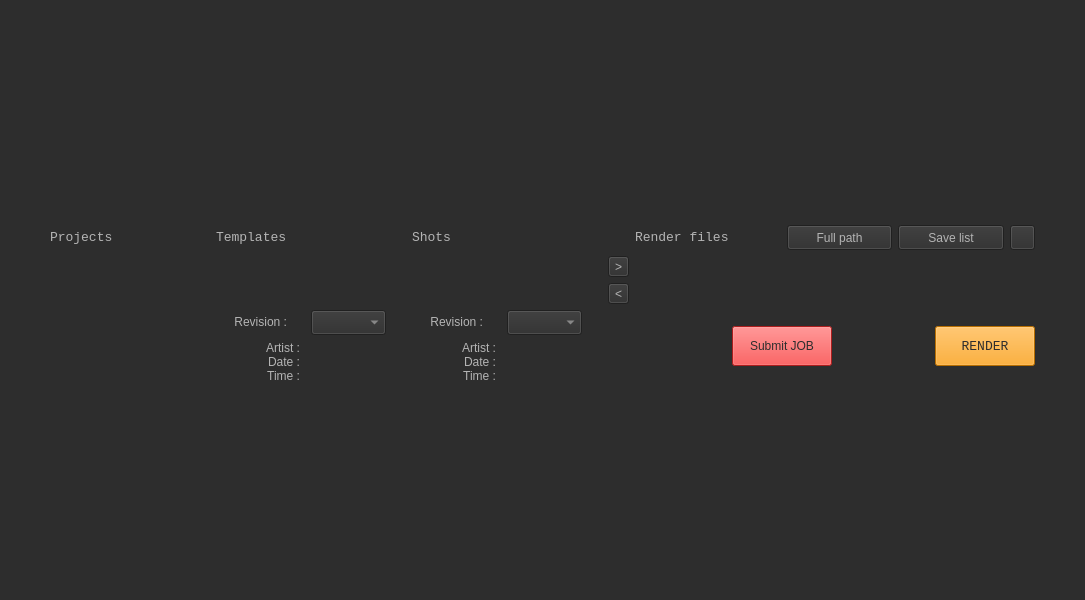
<?xml version="1.0" encoding="UTF-8"?>
<ui version="4.0">
 <class>BlackPepper</class>
 <widget class="QMainWindow" name="BlackPepper">
  <property name="geometry">
   <rect>
    <x>0</x>
    <y>0</y>
    <width>1085</width>
    <height>600</height>
   </rect>
  </property>
  <property name="sizePolicy">
   <sizepolicy hsizetype="Fixed" vsizetype="Fixed">
    <horstretch>0</horstretch>
    <verstretch>0</verstretch>
   </sizepolicy>
  </property>
  <property name="mouseTracking">
   <bool>true</bool>
  </property>
  <property name="windowTitle">
   <string>MainWindow</string>
  </property>
  <property name="styleSheet">
   <string notr="true">background-color: rgb(45, 45, 45);
selection-background-color: rgb(45, 180, 198);
font: 10pt&quot;Courier New&quot;;
color: rgb(180, 180, 180);
</string>
  </property>
  <property name="tabShape">
   <enum>QTabWidget::Rounded</enum>
  </property>
  <widget class="QWidget" name="centralwidget">
   <property name="minimumSize">
    <size>
     <width>1050</width>
     <height>550</height>
    </size>
   </property>
   <layout class="QGridLayout" name="gridLayout">
    <property name="leftMargin">
     <number>50</number>
    </property>
    <property name="topMargin">
     <number>30</number>
    </property>
    <property name="rightMargin">
     <number>50</number>
    </property>
    <property name="bottomMargin">
     <number>30</number>
    </property>
    <item row="0" column="0">
     <layout class="QVBoxLayout" name="verticalLayout">
      <item>
       <layout class="QVBoxLayout" name="verticalLayout_5">
        <item>
         <layout class="QGridLayout" name="gridLayout_3">
          <item row="1" column="1">
           <widget class="QLabel" name="label_12">
            <property name="minimumSize">
             <size>
              <width>160</width>
              <height>0</height>
             </size>
            </property>
            <property name="font">
             <font>
              <family>Courier New</family>
              <pointsize>10</pointsize>
              <weight>50</weight>
              <italic>false</italic>
              <bold>false</bold>
             </font>
            </property>
            <property name="text">
             <string>Templates</string>
            </property>
           </widget>
          </item>
          <item row="2" column="3">
           <layout class="QVBoxLayout" name="verticalLayout_6">
            <property name="sizeConstraint">
             <enum>QLayout::SetMinimumSize</enum>
            </property>
            <item>
             <widget class="QToolButton" name="append_btn">
              <property name="text">
               <string>&gt;</string>
              </property>
             </widget>
            </item>
            <item>
             <widget class="QToolButton" name="del_btn">
              <property name="text">
               <string>&lt;</string>
              </property>
             </widget>
            </item>
           </layout>
          </item>
          <item row="1" column="0">
           <widget class="QLabel" name="label_8">
            <property name="minimumSize">
             <size>
              <width>160</width>
              <height>0</height>
             </size>
            </property>
            <property name="font">
             <font>
              <family>Courier New</family>
              <pointsize>10</pointsize>
              <weight>50</weight>
              <italic>false</italic>
              <bold>false</bold>
             </font>
            </property>
            <property name="text">
             <string>Projects</string>
            </property>
           </widget>
          </item>
          <item row="1" column="5">
           <layout class="QHBoxLayout" name="horizontalLayout_3">
            <item>
             <widget class="QLabel" name="label_10">
              <property name="font">
               <font>
                <family>Courier New</family>
                <pointsize>10</pointsize>
                <weight>50</weight>
                <italic>false</italic>
                <bold>false</bold>
               </font>
              </property>
              <property name="text">
               <string>Render files</string>
              </property>
             </widget>
            </item>
            <item>
             <spacer name="horizontalSpacer_5">
              <property name="orientation">
               <enum>Qt::Horizontal</enum>
              </property>
              <property name="sizeType">
               <enum>QSizePolicy::Fixed</enum>
              </property>
              <property name="sizeHint" stdset="0">
               <size>
                <width>40</width>
                <height>20</height>
               </size>
              </property>
             </spacer>
            </item>
            <item>
             <widget class="QPushButton" name="path_btn">
              <property name="minimumSize">
               <size>
                <width>0</width>
                <height>25</height>
               </size>
              </property>
              <property name="maximumSize">
               <size>
                <width>16777215</width>
                <height>25</height>
               </size>
              </property>
              <property name="text">
               <string>Full path</string>
              </property>
             </widget>
            </item>
            <item>
             <widget class="QPushButton" name="save_btn">
              <property name="minimumSize">
               <size>
                <width>0</width>
                <height>25</height>
               </size>
              </property>
              <property name="maximumSize">
               <size>
                <width>16777215</width>
                <height>25</height>
               </size>
              </property>
              <property name="text">
               <string>Save list</string>
              </property>
             </widget>
            </item>
            <item>
             <widget class="QPushButton" name="reset_btn">
              <property name="sizePolicy">
               <sizepolicy hsizetype="Fixed" vsizetype="Fixed">
                <horstretch>0</horstretch>
                <verstretch>0</verstretch>
               </sizepolicy>
              </property>
              <property name="minimumSize">
               <size>
                <width>25</width>
                <height>25</height>
               </size>
              </property>
              <property name="maximumSize">
               <size>
                <width>25</width>
                <height>25</height>
               </size>
              </property>
              <property name="font">
               <font>
                <family>Courier New</family>
                <pointsize>10</pointsize>
                <weight>50</weight>
                <italic>false</italic>
                <bold>false</bold>
               </font>
              </property>
              <property name="statusTip">
               <string/>
              </property>
              <property name="styleSheet">
               <string notr="true"/>
              </property>
              <property name="text">
               <string/>
              </property>
              <property name="icon">
               <iconset>
                <normaloff>../icon/clear-19.png</normaloff>../icon/clear-19.png</iconset>
              </property>
              <property name="iconSize">
               <size>
                <width>16</width>
                <height>16</height>
               </size>
              </property>
             </widget>
            </item>
           </layout>
          </item>
          <item row="3" column="2">
           <layout class="QHBoxLayout" name="horizontalLayout_7">
            <item>
             <layout class="QVBoxLayout" name="verticalLayout_17">
              <item>
               <layout class="QHBoxLayout" name="horizontalLayout_6">
                <item>
                 <widget class="QLabel" name="label_2">
                  <property name="sizePolicy">
                   <sizepolicy hsizetype="Fixed" vsizetype="Fixed">
                    <horstretch>0</horstretch>
                    <verstretch>0</verstretch>
                   </sizepolicy>
                  </property>
                  <property name="minimumSize">
                   <size>
                    <width>30</width>
                    <height>0</height>
                   </size>
                  </property>
                  <property name="sizeIncrement">
                   <size>
                    <width>0</width>
                    <height>0</height>
                   </size>
                  </property>
                  <property name="baseSize">
                   <size>
                    <width>30</width>
                    <height>0</height>
                   </size>
                  </property>
                  <property name="text">
                   <string>Revision :</string>
                  </property>
                  <property name="alignment">
                   <set>Qt::AlignRight|Qt::AlignTrailing|Qt::AlignVCenter</set>
                  </property>
                 </widget>
                </item>
                <item>
                 <widget class="QComboBox" name="shot_rev_cbox">
                  <property name="sizePolicy">
                   <sizepolicy hsizetype="Fixed" vsizetype="Fixed">
                    <horstretch>0</horstretch>
                    <verstretch>0</verstretch>
                   </sizepolicy>
                  </property>
                  <property name="minimumSize">
                   <size>
                    <width>75</width>
                    <height>25</height>
                   </size>
                  </property>
                 </widget>
                </item>
               </layout>
              </item>
              <item>
               <layout class="QHBoxLayout" name="horizontalLayout_9">
                <item>
                 <widget class="QLabel" name="label_4">
                  <property name="minimumSize">
                   <size>
                    <width>84</width>
                    <height>0</height>
                   </size>
                  </property>
                  <property name="text">
                   <string>Artist :
Date :
Time :</string>
                  </property>
                  <property name="alignment">
                   <set>Qt::AlignRight|Qt::AlignTrailing|Qt::AlignVCenter</set>
                  </property>
                 </widget>
                </item>
                <item>
                 <widget class="QLabel" name="shot_info_label">
                  <property name="sizePolicy">
                   <sizepolicy hsizetype="Minimum" vsizetype="Preferred">
                    <horstretch>0</horstretch>
                    <verstretch>0</verstretch>
                   </sizepolicy>
                  </property>
                  <property name="minimumSize">
                   <size>
                    <width>100</width>
                    <height>40</height>
                   </size>
                  </property>
                  <property name="text">
                   <string/>
                  </property>
                  <property name="alignment">
                   <set>Qt::AlignLeading|Qt::AlignLeft|Qt::AlignVCenter</set>
                  </property>
                 </widget>
                </item>
               </layout>
              </item>
             </layout>
            </item>
           </layout>
          </item>
          <item row="3" column="1">
           <layout class="QVBoxLayout" name="verticalLayout_16">
            <item>
             <layout class="QHBoxLayout" name="horizontalLayout_4">
              <item>
               <widget class="QLabel" name="label">
                <property name="sizePolicy">
                 <sizepolicy hsizetype="Fixed" vsizetype="Fixed">
                  <horstretch>0</horstretch>
                  <verstretch>0</verstretch>
                 </sizepolicy>
                </property>
                <property name="text">
                 <string>Revision :</string>
                </property>
                <property name="alignment">
                 <set>Qt::AlignRight|Qt::AlignTrailing|Qt::AlignVCenter</set>
                </property>
               </widget>
              </item>
              <item>
               <widget class="QComboBox" name="template_rev_cbox">
                <property name="sizePolicy">
                 <sizepolicy hsizetype="Fixed" vsizetype="Fixed">
                  <horstretch>0</horstretch>
                  <verstretch>0</verstretch>
                 </sizepolicy>
                </property>
                <property name="minimumSize">
                 <size>
                  <width>75</width>
                  <height>25</height>
                 </size>
                </property>
                <property name="maxCount">
                 <number>1231241245</number>
                </property>
               </widget>
              </item>
             </layout>
            </item>
            <item>
             <layout class="QHBoxLayout" name="horizontalLayout_8">
              <item>
               <widget class="QLabel" name="label_3">
                <property name="minimumSize">
                 <size>
                  <width>84</width>
                  <height>0</height>
                 </size>
                </property>
                <property name="text">
                 <string>Artist :
Date :
Time :</string>
                </property>
                <property name="alignment">
                 <set>Qt::AlignRight|Qt::AlignTrailing|Qt::AlignVCenter</set>
                </property>
               </widget>
              </item>
              <item>
               <widget class="QLabel" name="template_info_label">
                <property name="sizePolicy">
                 <sizepolicy hsizetype="Minimum" vsizetype="Preferred">
                  <horstretch>0</horstretch>
                  <verstretch>0</verstretch>
                 </sizepolicy>
                </property>
                <property name="minimumSize">
                 <size>
                  <width>100</width>
                  <height>40</height>
                 </size>
                </property>
                <property name="text">
                 <string/>
                </property>
                <property name="alignment">
                 <set>Qt::AlignLeading|Qt::AlignLeft|Qt::AlignVCenter</set>
                </property>
               </widget>
              </item>
             </layout>
            </item>
           </layout>
          </item>
          <item row="3" column="0">
           <layout class="QHBoxLayout" name="horizontalLayout_2"/>
          </item>
          <item row="1" column="2">
           <widget class="QLabel" name="label_11">
            <property name="minimumSize">
             <size>
              <width>160</width>
              <height>0</height>
             </size>
            </property>
            <property name="font">
             <font>
              <family>Courier New</family>
              <pointsize>10</pointsize>
              <weight>50</weight>
              <italic>false</italic>
              <bold>false</bold>
             </font>
            </property>
            <property name="text">
             <string>Shots</string>
            </property>
           </widget>
          </item>
          <item row="0" column="5">
           <spacer name="horizontalSpacer_3">
            <property name="orientation">
             <enum>Qt::Horizontal</enum>
            </property>
            <property name="sizeType">
             <enum>QSizePolicy::Minimum</enum>
            </property>
            <property name="sizeHint" stdset="0">
             <size>
              <width>350</width>
              <height>1</height>
             </size>
            </property>
           </spacer>
          </item>
          <item row="3" column="5">
           <layout class="QHBoxLayout" name="horizontalLayout_5">
            <item>
             <layout class="QHBoxLayout" name="horizontalLayout">
              <item>
               <spacer name="horizontalSpacer_2">
                <property name="orientation">
                 <enum>Qt::Horizontal</enum>
                </property>
                <property name="sizeHint" stdset="0">
                 <size>
                  <width>40</width>
                  <height>20</height>
                 </size>
                </property>
               </spacer>
              </item>
              <item>
               <widget class="QPushButton" name="hq_btn">
                <property name="sizePolicy">
                 <sizepolicy hsizetype="Fixed" vsizetype="Fixed">
                  <horstretch>0</horstretch>
                  <verstretch>0</verstretch>
                 </sizepolicy>
                </property>
                <property name="minimumSize">
                 <size>
                  <width>100</width>
                  <height>40</height>
                 </size>
                </property>
                <property name="styleSheet">
                 <string notr="true">color: rgb(45, 45, 45);
background-color: rgb(239, 41, 41);</string>
                </property>
                <property name="text">
                 <string>Submit JOB</string>
                </property>
               </widget>
              </item>
              <item>
               <spacer name="horizontalSpacer">
                <property name="orientation">
                 <enum>Qt::Horizontal</enum>
                </property>
                <property name="sizeHint" stdset="0">
                 <size>
                  <width>40</width>
                  <height>20</height>
                 </size>
                </property>
               </spacer>
              </item>
              <item>
               <widget class="QPushButton" name="render_btn">
                <property name="sizePolicy">
                 <sizepolicy hsizetype="Fixed" vsizetype="Fixed">
                  <horstretch>0</horstretch>
                  <verstretch>0</verstretch>
                 </sizepolicy>
                </property>
                <property name="minimumSize">
                 <size>
                  <width>100</width>
                  <height>40</height>
                 </size>
                </property>
                <property name="font">
                 <font>
                  <family>Courier New</family>
                  <pointsize>10</pointsize>
                  <weight>50</weight>
                  <italic>false</italic>
                  <bold>false</bold>
                  <underline>false</underline>
                  <strikeout>false</strikeout>
                 </font>
                </property>
                <property name="cursor">
                 <cursorShape>ArrowCursor</cursorShape>
                </property>
                <property name="mouseTracking">
                 <bool>false</bool>
                </property>
                <property name="tabletTracking">
                 <bool>false</bool>
                </property>
                <property name="styleSheet">
                 <string notr="true">background-color: rgb(255, 153, 000);
color: rgb(45, 45, 45);</string>
                </property>
                <property name="text">
                 <string>RENDER</string>
                </property>
                <property name="default">
                 <bool>false</bool>
                </property>
               </widget>
              </item>
             </layout>
            </item>
           </layout>
          </item>
          <item row="0" column="0">
           <spacer name="verticalSpacer_2">
            <property name="orientation">
             <enum>Qt::Vertical</enum>
            </property>
            <property name="sizeType">
             <enum>QSizePolicy::Fixed</enum>
            </property>
            <property name="sizeHint" stdset="0">
             <size>
              <width>50</width>
              <height>30</height>
             </size>
            </property>
           </spacer>
          </item>
         </layout>
        </item>
       </layout>
      </item>
     </layout>
    </item>
   </layout>
  </widget>
  <widget class="QStatusBar" name="statusbar"/>
  <action name="quit_act">
   <property name="text">
    <string>Exit</string>
   </property>
  </action>
  <action name="actionExit">
   <property name="text">
    <string>Exit</string>
   </property>
  </action>
  <action name="actionKitsu">
   <property name="text">
    <string>Kitsu</string>
   </property>
  </action>
  <action name="actionSidefx">
   <property name="text">
    <string>Sidefx</string>
   </property>
  </action>
  <action name="action1">
   <property name="text">
    <string>1.</string>
   </property>
  </action>
  <action name="action2">
   <property name="text">
    <string>2.</string>
   </property>
  </action>
  <action name="action3">
   <property name="text">
    <string>3.</string>
   </property>
  </action>
  <action name="action4">
   <property name="text">
    <string>4.</string>
   </property>
  </action>
  <action name="action5">
   <property name="text">
    <string>5.</string>
   </property>
  </action>
 </widget>
 <resources/>
 <connections/>
</ui>
